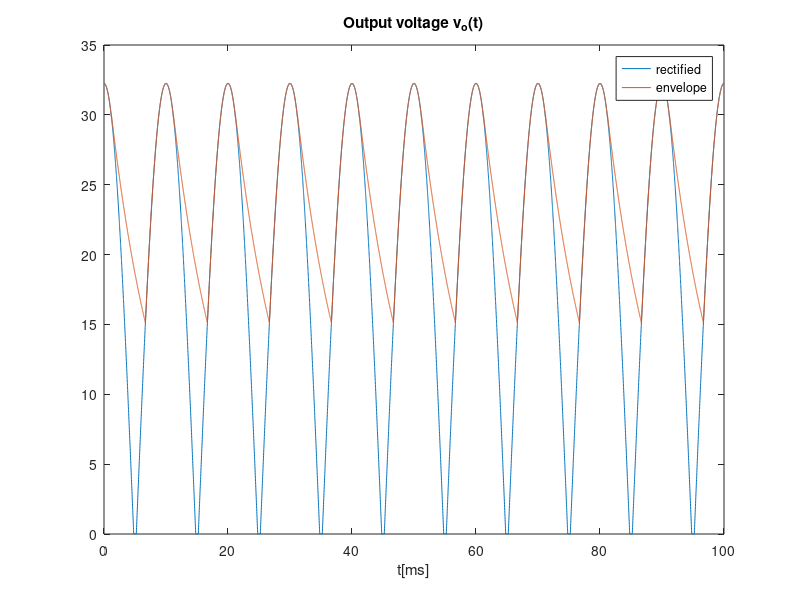
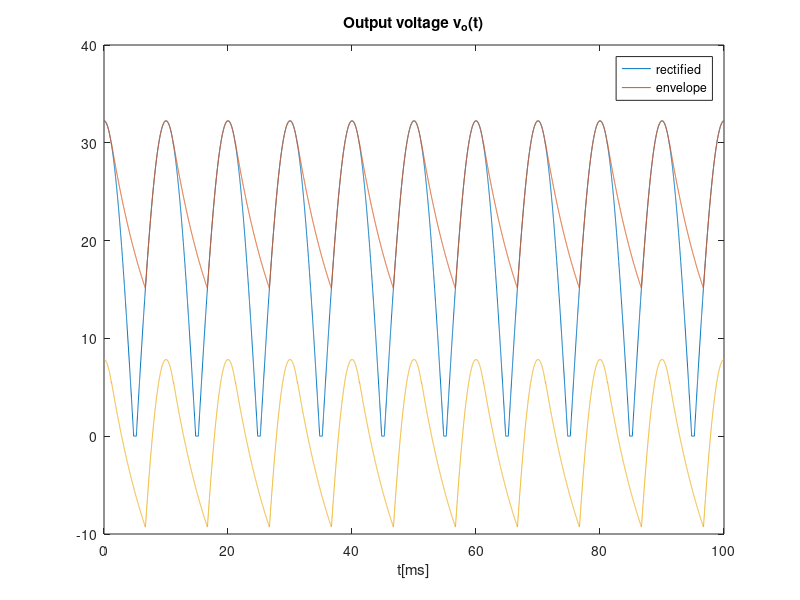
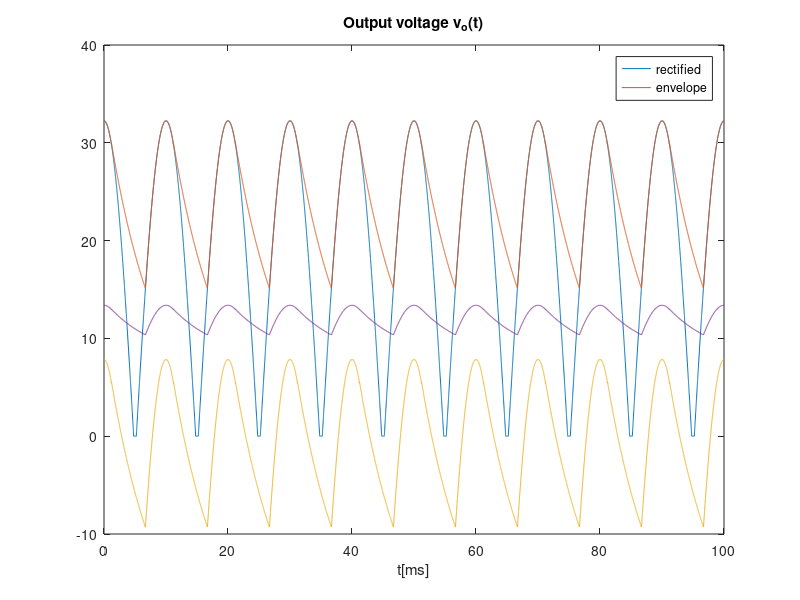

MATLAB code to generate these figures, in order:


%Envelope Detector

% f=50; %Hz
% w=2*pi*f;
% R=1e3 %ohm
% C=8e-6 %Farads


% t=linspace(0, 5e-2, 10000);
% A = 34.5; %Volt
% vS=A*cos(w*t);
% vO = abs(vS);

% VON=0.75
% vlim =3*VON

% for i=1:length(t)
%   if vO(i) > vlim
%     vO(i) = vO(i)-vlim;
%   else
%     vO(i) = 0;
%   endif
% endfor

% figure
% plot(t*1000, vO)
% title("Output voltage v_o(t)")
% xlabel ("t[ms]")
% ylabel ("v_o[V]")
% print ("vo.eps", "-depsc");

%envelope detector
t=linspace(0, 10e-2, 10000);
f=50; %Hz
w=2*pi*f;
A = 34.5; %Volts
R = 1e3; %Ohm
C = 8e-6; %Farad

VON=0.75;
vlim =3*VON;

B = A - vlim;


vS = A * cos(w*t);
vS0 = abs(vS);
vOhr = zeros(1, length(t));
vO = zeros(1, length(t));

figure
for i=1:length(t)
  if (vS0(i) > vlim)
    vOhr(i) = vS0(i)-vlim;
  else
    vOhr(i) = 0;
  endif
endfor

plot(t*1000, vOhr)
hold

counter = 0;
tOFF = 1/w * atan(1/w/R/C);
texp = linspace(0, 1e-2, 1000);


function f = f(B, w, tOFF, tstart, R, C)
f = B*cos(w*tOFF)*exp(-(tstart - tOFF)/R/C);
endfunction

for(j = 0:9)
for i=1:length(texp)
k = i + j*length(texp);
    valueexp = f(B, w, tOFF, texp(i), R, C);
  if texp(i) < tOFF
    vO(k) = vOhr(i);
  elseif valueexp > vOhr(i)
    vO(k) = valueexp;
  else 
    vO(k) = vOhr(i);
  endif
endfor
endfor

plot(t*1000, vO)
title("Output voltage v_o(t)")
xlabel ("t[ms]")
legend("rectified","envelope")
print ("venvlope.eps", "-depsc");



Vaverage = mean(vO)

vIncrement = vO-Vaverage;

plot(t*1000, vIncrement)
title("Output voltage v_o(t)")
xlabel ("t[ms]")
legend("rectified","envelope")
print ("venvlope.eps", "-depsc");



%Voltage regulator


%ripple que vem do voltage regulator
%Vs average voltage source of Envelope detector

rd = 40.1743; %ohm determinada a partir do voltage regulator do spice

Rvr = 3000; %ohm


vri = 16*rd/(16*rd + Rvr)*vIncrement + 0.75*16; %amplitude: uses 16 diodes in series

ripple = max(vri) - min(vri)

vriaverage = mean(vri)

plot(t*1000, vri)
title("Output voltage v_o(t)")
xlabel ("t[ms]")
legend("rectified","envelope")
print ("voltageRegulator.eps", "-depsc");

%meu plot faço depois..........
%cos(wt) somente com a parte positiva??
